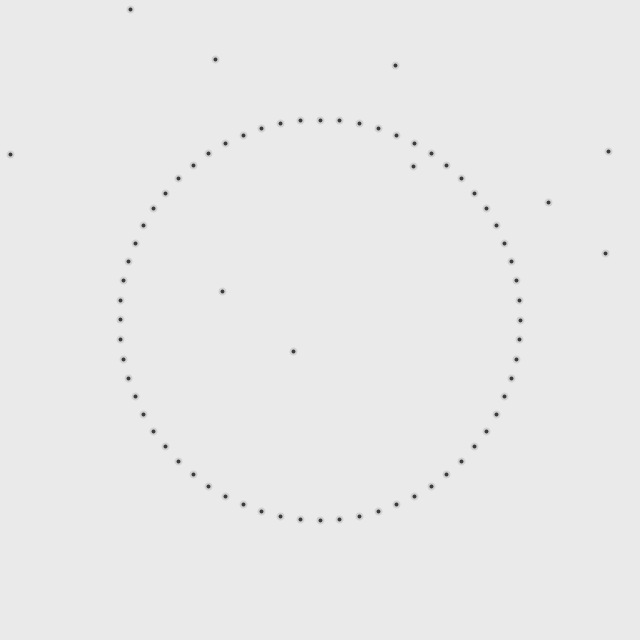
Frame 1 (no input)
Frame 60 (the mouse pressed at the canvas centre just before this capture): identical to frame 1, image omitted
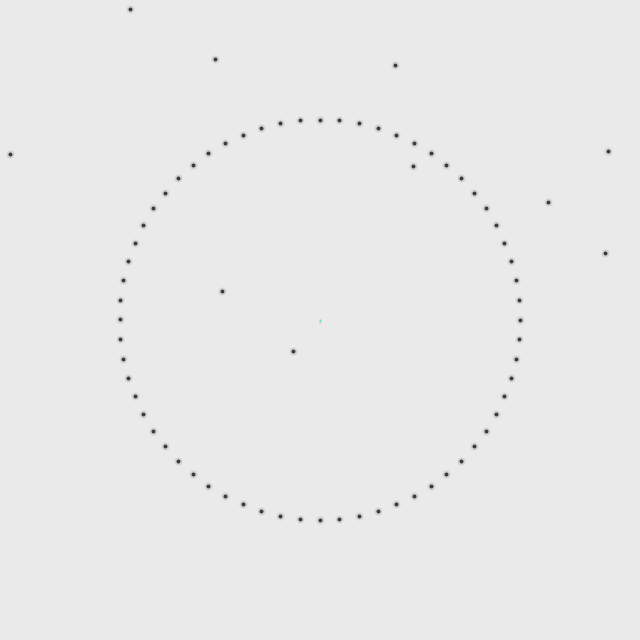
Frame 120 (the mouse held since frame 60 and released just before this capture)

The Processing sketch that drew these frames (run headless with seeded random() and noise(); from frame 60 on, the mouse is pressed at the canvas centre):

// Processing sketch: cables
// ── cables.pde
ArrayList<Pin> pines;
ArrayList<Wire> wires;
Wire selec;

void setup() {
  size(640, 640);
  pines = new ArrayList<Pin>();
  wires = new ArrayList<Wire>();
  for (int i = 0; i < 10; i++) {
    pines.add(new Pin(random(width), random(height)));
  }
  int cc = 64;
  float da = TWO_PI/cc;
  for (int i = 0; i < cc; i++) {
    float xx = width/2+cos(da*i)*200;
    float yy = height/2+sin(da*i)*200;
    pines.add(new Pin(xx, yy));
  }
}

void draw() {
  background(234);
  for (int i = 0; i < pines.size(); i++) {
    Pin p = pines.get(i);
    p.update();
  }
  for (int i = 0; i < wires.size(); i++) {
    Wire w = wires.get(i);
    w.update();
    if (w.remove) wires.remove(i--);
  }
  if (selec != null) {
    selec.update();
  }
}

void mousePressed() {
  selec = new Wire(mouseX, mouseY);
  selec.drag = true;
}

void mouseReleased() {
  for (int i = 0; i < pines.size(); i++) {
    Pin p = pines.get(i);
    if (dist(p.x, p.y, selec.x2, selec.y2) < 10) {
      selec.p2 = p;
    }
  }
  selec.drag = false;

  wires.add(selec);
  selec = null;
}

void mouseDragged() {
  selec.x2 = mouseX;
  selec.y2 = mouseY;
}

class Pin {
  boolean drag;
  float x, y;
  Pin(float x, float y) {
    this.x = x; 
    this.y = y;
  }
  void update() {
    show();
  }
  void show() {
    fill(60);
    stroke(210);
    strokeWeight(2);
    ellipse(x, y, 6, 6);
  }
}

class Wire {
  boolean drag, remove;
  color col;
  float x1, y1, x2, y2;
  float ang, amp, dis;
  Pin p1, p2;
  Wire(float x, float y) {
    x1 = x2 = x;
    y1 = y2 = y;
    p1 = null;
    p2 = null;
    col = rcol();
    amp = random(0.1, 0.9);
    for (int i = 0; i < pines.size(); i++) {
      Pin p = pines.get(i);
      if (dist(p.x, p.y, x1, y1) < 10) {
        p1 = p;
      }
    }
  }
  void update() {
    if (!drag) {
      if (p1 == null) {
        x1 += (x2-x1)*0.2;
        y1 += (y2-y1)*0.2;
      }
      if (p2 == null) {
        x2 += (x1-x2)*0.2;
        y2 += (y1-y2)*0.2;
      }
      float d = dist(x1, y1, x2, y2);
      if (d < 1) {
        remove = true;
      }
    }
    if (p1 != null) {
      x1 += (p1.x-x1)*0.2;
      y1 += (p1.y-y1)*0.2;
    }
    if (p2 != null) {
      x2 += (p2.x-x2)*0.2;
      y2 += (p2.y-y2)*0.2;
    }
    ang = atan2(y2-y1, x2-x1);
    dis = dist(x1, y1, x2, y2);
    amp = cos(frameCount*0.1)*0.1;
    show();
  }
  void show() {
    noFill();
    stroke(0, 22);
    strokeWeight(3);
    float dx = cos(ang+PI/2)*dis*amp;
    float dy = sin(ang+PI/2)*dis*amp;
    bezier(x1, y1+2, x1+dx, y1+dy+2, x2-dx, y2-dy+2, x2, y2+2);
    stroke(col);
    strokeWeight(2);
    bezier(x1, y1, x1+dx, y1+dy, x2-dx, y2-dy, x2, y2);
  }
}

color rcol() {
  return (random(1) < 0.4)?  color(200, 255, 20) : (random(1) < 0.5)? color(20, 255, 200) : color(255, 20, 200);
}
